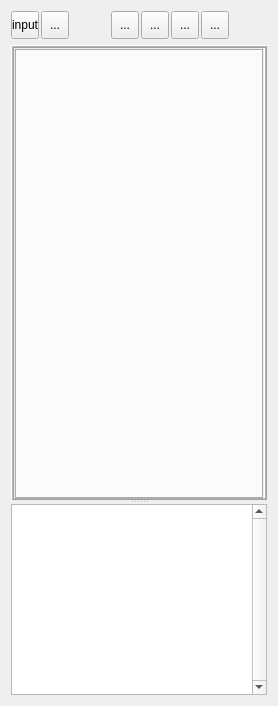
  <widget class="QWidget" name="centralwidget">
   <layout class="QGridLayout" name="gridLayout">
    <item row="0" column="0">
     <widget class="QFrame" name="frame">
      <property name="minimumSize">
       <size>
        <width>0</width>
        <height>28</height>
       </size>
      </property>
      <property name="maximumSize">
       <size>
        <width>16777215</width>
        <height>28</height>
       </size>
      </property>
      <property name="frameShape">
       <enum>QFrame::NoFrame</enum>
      </property>
      <property name="frameShadow">
       <enum>QFrame::Raised</enum>
      </property>
      <widget class="QToolButton" name="btnInput">
       <property name="geometry">
        <rect>
         <x>0</x>
         <y>0</y>
         <width>28</width>
         <height>28</height>
        </rect>
       </property>
       <property name="focusPolicy">
        <enum>Qt::TabFocus</enum>
       </property>
       <property name="toolTip">
        <string>Left Dock</string>
       </property>
       <property name="layoutDirection">
        <enum>Qt::LeftToRight</enum>
       </property>
       <property name="text">
        <string>input</string>
       </property>
       <property name="icon">
        <iconset resource="ResourceFiles/icons.qrc">
         <normaloff>:/newPrefix/images/input.png</normaloff>:/newPrefix/images/input.png</iconset>
       </property>
       <property name="iconSize">
        <size>
         <width>18</width>
         <height>18</height>
        </size>
       </property>
      </widget>
      <widget class="QToolButton" name="btnOutput">
       <property name="geometry">
        <rect>
         <x>30</x>
         <y>0</y>
         <width>28</width>
         <height>28</height>
        </rect>
       </property>
       <property name="focusPolicy">
        <enum>Qt::TabFocus</enum>
       </property>
       <property name="toolTip">
        <string>Right Dock</string>
       </property>
       <property name="text">
        <string>...</string>
       </property>
       <property name="icon">
        <iconset resource="ResourceFiles/icons.qrc">
         <normaloff>:/newPrefix/images/output.png</normaloff>:/newPrefix/images/output.png</iconset>
       </property>
       <property name="iconSize">
        <size>
         <width>18</width>
         <height>18</height>
        </size>
       </property>
      </widget>
      <widget class="QToolButton" name="btnTop">
       <property name="geometry">
        <rect>
         <x>160</x>
         <y>0</y>
         <width>28</width>
         <height>28</height>
        </rect>
       </property>
       <property name="focusPolicy">
        <enum>Qt::TabFocus</enum>
       </property>
       <property name="toolTip">
        <string>Top View</string>
       </property>
       <property name="text">
        <string>...</string>
       </property>
       <property name="icon">
        <iconset resource="ResourceFiles/icons.qrc">
         <normaloff>:/newPrefix/images/X-Y.png</normaloff>:/newPrefix/images/X-Y.png</iconset>
       </property>
       <property name="iconSize">
        <size>
         <width>22</width>
         <height>22</height>
        </size>
       </property>
      </widget>
      <widget class="QToolButton" name="btnFront">
       <property name="geometry">
        <rect>
         <x>100</x>
         <y>0</y>
         <width>28</width>
         <height>28</height>
        </rect>
       </property>
       <property name="focusPolicy">
        <enum>Qt::TabFocus</enum>
       </property>
       <property name="toolTip">
        <string>Front View</string>
       </property>
       <property name="text">
        <string>...</string>
       </property>
       <property name="icon">
        <iconset resource="ResourceFiles/icons.qrc">
         <normaloff>:/newPrefix/images/Z-X.png</normaloff>:/newPrefix/images/Z-X.png</iconset>
       </property>
       <property name="iconSize">
        <size>
         <width>22</width>
         <height>22</height>
        </size>
       </property>
      </widget>
      <widget class="QToolButton" name="btnSide">
       <property name="geometry">
        <rect>
         <x>130</x>
         <y>0</y>
         <width>28</width>
         <height>28</height>
        </rect>
       </property>
       <property name="focusPolicy">
        <enum>Qt::TabFocus</enum>
       </property>
       <property name="toolTip">
        <string>Side View</string>
       </property>
       <property name="text">
        <string>...</string>
       </property>
       <property name="icon">
        <iconset resource="ResourceFiles/icons.qrc">
         <normaloff>:/newPrefix/images/Z-Y.png</normaloff>:/newPrefix/images/Z-Y.png</iconset>
       </property>
       <property name="iconSize">
        <size>
         <width>22</width>
         <height>22</height>
        </size>
       </property>
      </widget>
      <widget class="QCheckBox" name="btn3D">
       <property name="geometry">
        <rect>
         <x>290</x>
         <y>0</y>
         <width>90</width>
         <height>28</height>
        </rect>
       </property>
       <property name="font">
        <font>
         <family>Arial</family>
         <pointsize>11</pointsize>
         <weight>75</weight>
         <italic>false</italic>
         <bold>true</bold>
         <underline>false</underline>
         <strikeout>false</strikeout>
        </font>
       </property>
       <property name="focusPolicy">
        <enum>Qt::TabFocus</enum>
       </property>
       <property name="toolTip">
        <string>3D Model</string>
       </property>
       <property name="text">
        <string>Model</string>
       </property>
      </widget>
      <widget class="QCheckBox" name="chkBx_columnSec1">
       <property name="geometry">
        <rect>
         <x>400</x>
         <y>0</y>
         <width>90</width>
         <height>29</height>
        </rect>
       </property>
       <property name="font">
        <font>
         <family>Arial</family>
         <pointsize>11</pointsize>
         <weight>75</weight>
         <bold>true</bold>
        </font>
       </property>
       <property name="focusPolicy">
        <enum>Qt::TabFocus</enum>
       </property>
       <property name="toolTip">
        <string>Beam only</string>
       </property>
       <property name="text">
        <string>Column</string>
       </property>
      </widget>
      <widget class="QCheckBox" name="chkBx_extndPlate">
       <property name="geometry">
        <rect>
         <x>510</x>
         <y>0</y>
         <width>151</width>
         <height>29</height>
        </rect>
       </property>
       <property name="font">
        <font>
         <family>Arial</family>
         <pointsize>11</pointsize>
         <weight>75</weight>
         <bold>true</bold>
        </font>
       </property>
       <property name="focusPolicy">
        <enum>Qt::TabFocus</enum>
       </property>
       <property name="toolTip">
        <string>Extendedplate only</string>
       </property>
       <property name="text">
        <string>Connector</string>
       </property>
      </widget>
      <widget class="QToolButton" name="btnPlan">
       <property name="geometry">
        <rect>
         <x>190</x>
         <y>0</y>
         <width>28</width>
         <height>28</height>
        </rect>
       </property>
       <property name="focusPolicy">
        <enum>Qt::TabFocus</enum>
       </property>
       <property name="toolTip">
        <string>Plan View</string>
       </property>
       <property name="text">
        <string>...</string>
       </property>
       <property name="icon">
        <iconset resource="ResourceFiles/icons.qrc">
         <normaloff>:/newPrefix/images/X-Y.png</normaloff>:/newPrefix/images/X-Y.png</iconset>
       </property>
       <property name="iconSize">
        <size>
         <width>22</width>
         <height>22</height>
        </size>
       </property>
      </widget>
     </widget>
    </item>
    <item row="1" column="0">
     <widget class="QSplitter" name="splitter">
      <property name="orientation">
       <enum>Qt::Vertical</enum>
      </property>
      <widget class="QFrame" name="frame_2">
       <property name="minimumSize">
        <size>
         <width>0</width>
         <height>100</height>
        </size>
       </property>
       <property name="frameShape">
        <enum>QFrame::Box</enum>
       </property>
       <property name="frameShadow">
        <enum>QFrame::Raised</enum>
       </property>
       <property name="lineWidth">
        <number>1</number>
       </property>
       <property name="midLineWidth">
        <number>1</number>
       </property>
       <layout class="QVBoxLayout" name="verticalLayout">
        <property name="leftMargin">
         <number>1</number>
        </property>
        <property name="topMargin">
         <number>1</number>
        </property>
        <property name="rightMargin">
         <number>1</number>
        </property>
        <property name="bottomMargin">
         <number>1</number>
        </property>
        <item>
         <widget class="QTabWidget" name="mytabWidget">
          <property name="minimumSize">
           <size>
            <width>0</width>
            <height>450</height>
           </size>
          </property>
          <property name="font">
           <font>
            <pointsize>8</pointsize>
            <weight>75</weight>
            <italic>true</italic>
            <bold>true</bold>
           </font>
          </property>
          <property name="focusPolicy">
           <enum>Qt::NoFocus</enum>
          </property>
          <property name="styleSheet">
           <string notr="true">QTabBar::tab { height: 75px; width: 1px;  }</string>
          </property>
          <property name="tabPosition">
           <enum>QTabWidget::West</enum>
          </property>
          <property name="currentIndex">
           <number>-1</number>
          </property>
         </widget>
        </item>
       </layout>
      </widget>
      <widget class="QTextEdit" name="textEdit">
       <property name="minimumSize">
        <size>
         <width>0</width>
         <height>125</height>
        </size>
       </property>
       <property name="maximumSize">
        <size>
         <width>16777215</width>
         <height>16777215</height>
        </size>
       </property>
       <property name="font">
        <font>
         <pointsize>10</pointsize>
        </font>
       </property>
       <property name="verticalScrollBarPolicy">
        <enum>Qt::ScrollBarAlwaysOn</enum>
       </property>
       <property name="readOnly">
        <bool>true</bool>
       </property>
       <property name="overwriteMode">
        <bool>true</bool>
       </property>
      </widget>
     </widget>
    </item>
   </layout>
  </widget>
